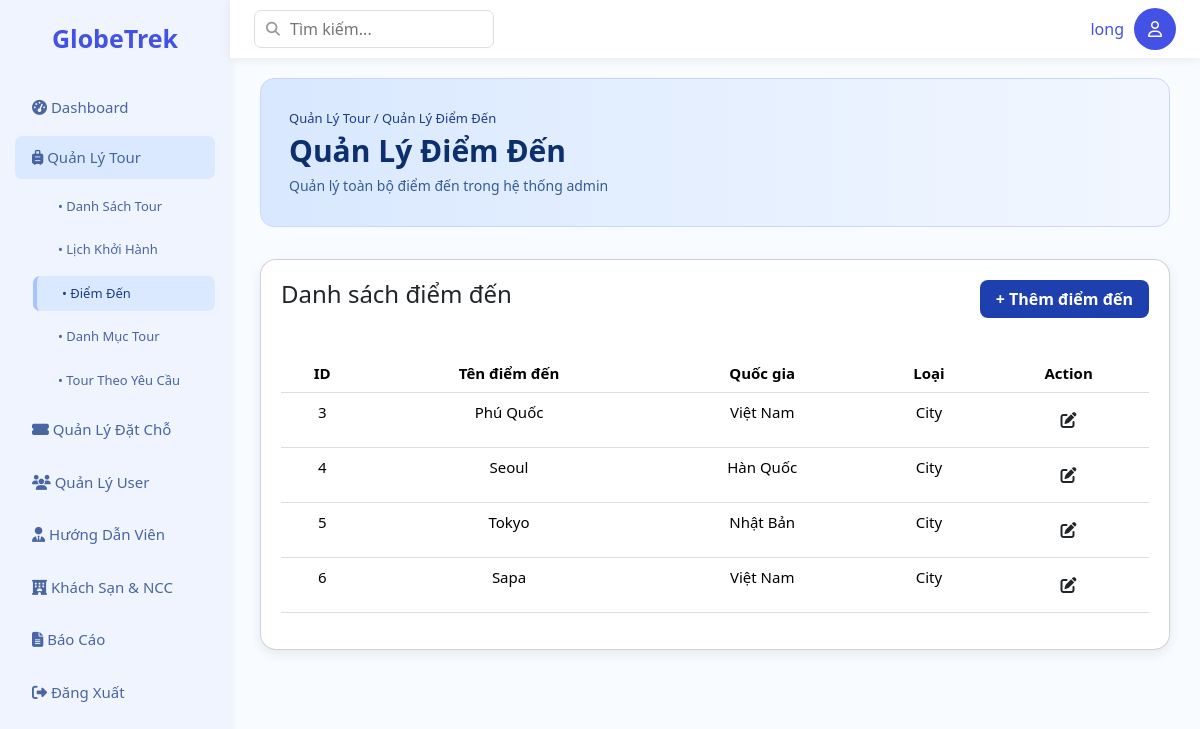
The page /Base/?action=list-destination (signed in) on the database its author committed.
### tables this page shows
CREATE TABLE `destinations` (
  `id` int NOT NULL,
  `name` varchar(100) NOT NULL,
  `country` varchar(100) NOT NULL,
  `type` enum('City','Country','Region') DEFAULT 'City'
);

### Base/controllers/DestinationController.php (called while the page is built, shortened)
<?php
class DestinationController
{
    public function listDestination()
    {
        $model = new DestinationModel();
        $listDestination = $model->getList();
        require_once PATH_VIEW . 'main.php';
    }
}

### Base/index.php (called while the page is built, shortened)
<?php
spl_autoload_register(function ($class) {
    $fileName = "$class.php";
    $fileModel              = PATH_MODEL . $fileName;
});
require_once './routes/index.php';

### Base/models/BaseModel.php (called while the page is built, shortened)
<?php
class BaseModel
{
    public function __construct()
    {
        $dsn = sprintf('mysql:host=%s;port=%s;dbname=%s;charset=utf8', DB_HOST, DB_PORT, DB_NAME);
        try {
            $this->pdo = new PDO($dsn, DB_USERNAME, DB_PASSWORD, DB_OPTIONS);
        } catch (PDOException $e) {
            die("Kết nối cơ sở dữ liệu thất bại: {$e->getMessage()}. Vui lòng thử lại sau.");
        }
    }
}

### Base/models/DestinationModel.php (called while the page is built, shortened)
<?php
class DestinationModel extends BaseModel
{
    public function getList()
    {
        $sql = "SELECT * FROM destinations ORDER BY id ASC";
        $stmt = $this->pdo->prepare($sql);
        $stmt->execute();
        return $stmt->fetchAll();
    }
}

### Base/views/admin/destination/list-destination.php (the view)
<?php include PATH_VIEW . 'layout/header.php'; ?>
<div class="main">
    <div class="header-wrapper">
        <div class="header-content">
            <div class="breadcrumb">Quản Lý Tour / Quản Lý Điểm Đến</div>
            <h2 class="page-title">Quản Lý Điểm Đến</h2>
            <p class="page-sub">Quản lý toàn bộ điểm đến trong hệ thống admin</p>
        </div>
    </div>
    <div class="card">
        <div class="toph4">
            <h4>Danh sách điểm đến</h4>
            <a href="<?= BASE_URL ?>?action=create-destination" class="btn btn-nut">+ Thêm điểm đến</a>
        </div>
        <table class="table">
            <thead>
                <tr>
                    <th>ID</th>
                    <th>Tên điểm đến</th>
                    <th>Quốc gia</th>
                    <th>Loại</th>
                    <th>Action</th>
                </tr>
            </thead>
            <tbody>
                <?php foreach ($listDestination as $dest): ?>
                    <tr>
                        <td><?= $dest['id'] ?></td>
                        <td><?= $dest['name'] ?></td>
                        <td><?= $dest['country'] ?></td>
                        <td><?= $dest['type'] ?></td>
                        <td>
                            <a href="<?= BASE_URL ?>?action=update-destination&id=<?= $dest['id'] ?>" class="btn edit"><i class="fas fa-edit"></i></a>
                        </td>
                    </tr>
                <?php endforeach ?>
            </tbody>
        </table>
    </div>
</div>
<?php include PATH_VIEW . 'layout/footer.php'; ?>

### Base/assets/css/layout.css (style rules this page uses)
:root { --orange: rgba(186, 207, 255, 0.142); --orange-active: rgba(200, 222, 255, 0.525); --orange-light: #bacfffff; --bg: #f8fbff; --white: #ffffff; --text: #4351e5; --muted: #2e4e94dd; --radius: 7px; --shadow: 0 2px 10px rgba(45, 45, 45, 0.07); font-family: "Inter", sans-serif; }
body { margin: 0; background: var(--bg); color: var(--text); overflow-x: hidden; }
.main { padding: 20px 30px; }

### Base/assets/css/table.css (style rules this page uses)
table { width: 100%; border-collapse: collapse; margin-top: 20px; }
th, td { padding: 14px; border-bottom: 1px solid #ddd; font-size: 15px; text-align: center; }
th { text-align: left; background: #f0f1ff; font-weight: 600; text-align: center; }
.btn-nut { background: #1e40af; color: var(--white); border: none; padding: 7px 16px; font-weight: 600; transition: opacity 0.2s; border-radius: 8px; }
.card { background: white; padding: 20px; border-radius: 16px; box-shadow: 0 4px 12px rgba(0, 0, 0, 0.08); margin-bottom: 20px; }
.toph4 { display: flex; justify-content: space-between; align-items: center; margin-bottom: 16px; }
.header-wrapper { background: linear-gradient(to right, #d9e8ff, #f2f7ff); padding: 30px 28px; border-radius: 14px; border: 1px solid #c7d8ff; margin-bottom: 32px; }
.header-content .breadcrumb { font-size: 13px; color: #1a3e8a; margin-bottom: 4px; font-weight: 500; }
.page-title { font-size: 30px; margin: 0; font-weight: 800; color: #0c2f6d; }
.page-sub { margin: 6px 0 0; font-size: 14px; color: #335c97; }

### rows shown on the page
destinations: id "3", name "Phú Quốc", country "Việt Nam", type "City"
destinations: id "4", name "Seoul", country "Hàn Quốc", type "City"
destinations: id "5", name "Tokyo", country "Nhật Bản", type "City"
destinations: id "6", name "Sapa", country "Việt Nam", type "City"

### other values the page prints
$_SESSION['user']['name'] "long"
